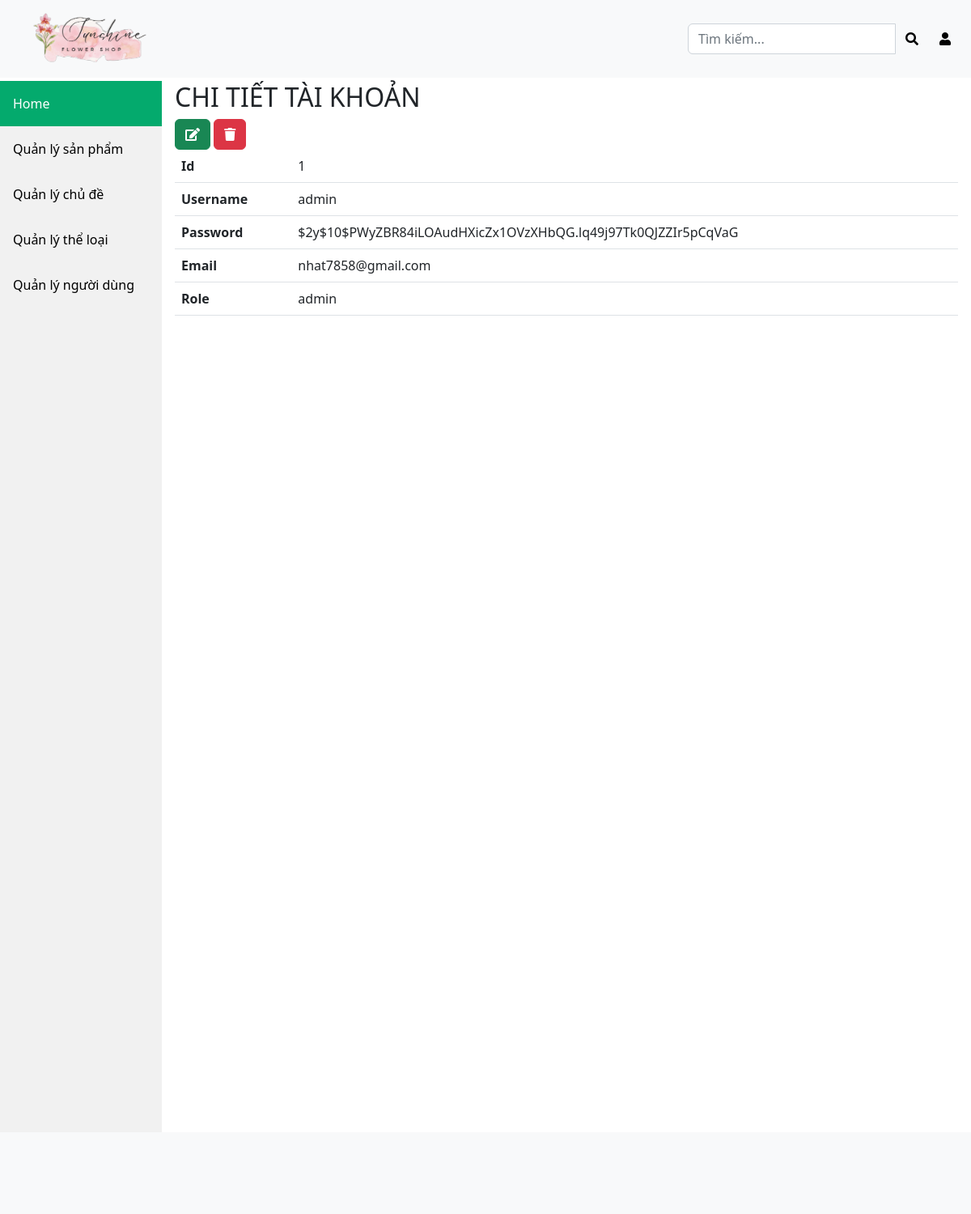
/admin/user.php?id=1, run on the app's committed database.
### tables this page shows
CREATE TABLE `user` (
  `id` int NOT NULL,
  `username` varchar(255) NOT NULL,
  `password` varchar(255) NOT NULL,
  `email` varchar(255) NOT NULL,
  `role` varchar(255) DEFAULT NULL,
  `token` varchar(255) DEFAULT NULL,
  `reset_time` datetime DEFAULT NULL
);

### class/User.php (called while the page is built, shortened)
<?php
class User
{
    public static function getOneByID($pdo, $id)
    {
        $sql = "SELECT * FROM user WHERE id = :id";
        $stmt = $pdo->prepare($sql);
        $stmt->bindValue(':id', $id, PDO::PARAM_INT);
        if ($stmt->execute()) {
            $stmt->setFetchMode(PDO::FETCH_CLASS, 'user');
            return $stmt->fetch();
        }
    }
}

### admin/user.php (the view, shortened to what this page needs)
<?php
$id = $_GET["id"];
require '../class/Database.php';
require '../class/User.php';
$db = new Database(DB_HOST, DB_NAME, DB_USER, DB_PASS);
$pdo = $db->getConn();
$user = User::getOneByID($pdo, $id);
?>
<?php require 'inc/header.php'; ?>
<div class="content">
    <h2>CHI TIẾT TÀI KHOẢN</h2>
    <a href="edit-user.php?id=<?= $user->id ?>" class="btn btn-success" data-bs-toggle="tooltip" data-bs-placement="top" data-bs-title="Edit"><i class="fas fa-edit"></i></a>
    <a href="delete-user.php?id=<?= $user->id ?>" class="btn btn-danger" data-bs-toggle="tooltip" data-bs-placement="top" data-bs-title="Delete"><i class="fas fa-trash"></i></a>
    <div>
        <table class="table">
            <tr>
                <th>Id</th>
                <td><?= $user->id ?></td>
            </tr>
            <tr>
                <th>Username</th>
                <td><?= $user->username ?></td>
            </tr>
            <tr>
                <th>Password</th>
                <td><?= $user->password ?></td>
            </tr>
            <tr>
                <th>Email</th>
                <td><?= $user->email ?></td>
            </tr>
            <tr>
                <th>Role</th>
                <td><?= $user->role ?></td>
            </tr>
        </table>
    </div>
</div>
<?php require 'inc/footer.php'; ?>

### admin/inc/header.php (style rules this page uses)
body { position: relative; min-height: 100vh; padding-top: 100px; padding-bottom: 400px; }
div.content { margin-left: 200px; padding: 1px 16px; height: 1000px; }

### data on the page
user: id "1", username "admin", password "$2y$10$PWyZBR84iLOAudHXicZx1OVzXHbQG.lq49j97Tk0QJZZIr5pCqVaG", email "nhat7858@gmail.com", role "admin"
